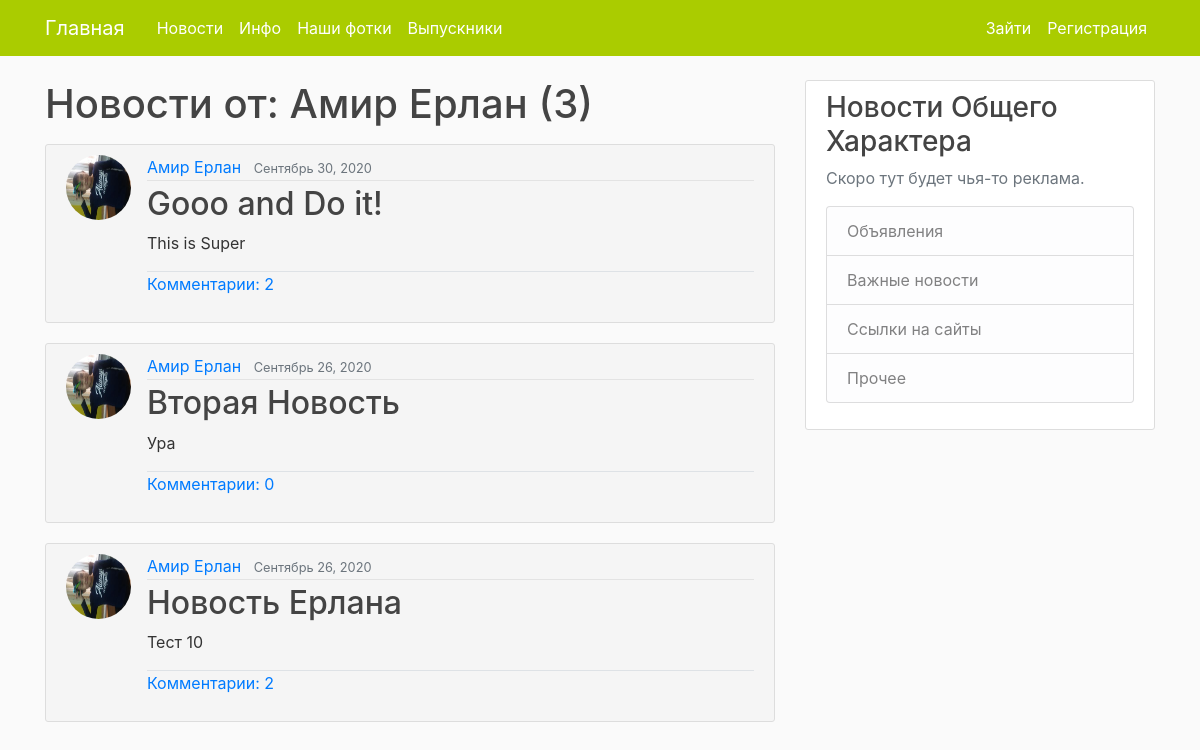
Before: /user/Амир_Ерлан with the older database file.
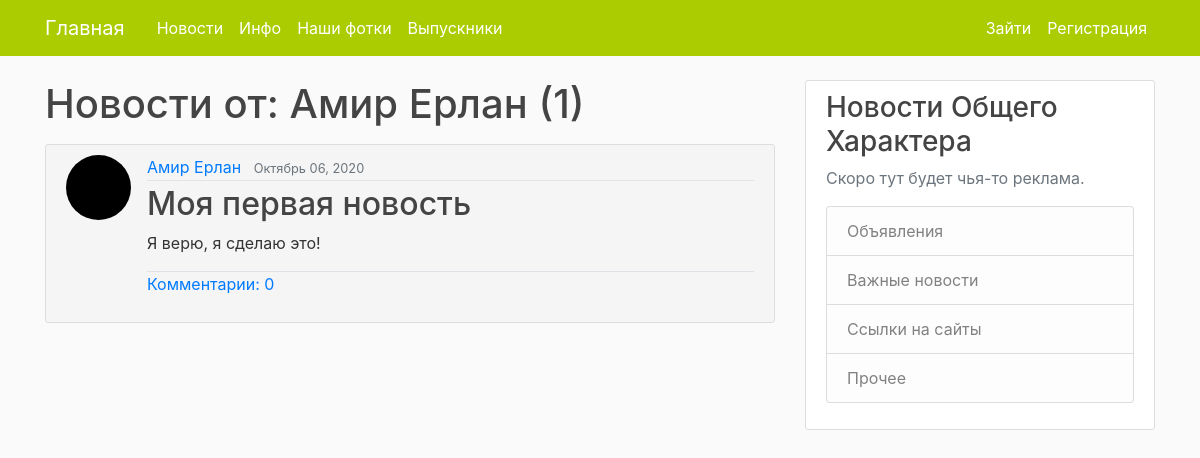
After: the same page with the newer database file.
### BlogApp/models.py (models this page shows, shortened)
class Post(models.Model):
    title = models.CharField('Заголовок', max_length=100)
    content = models.TextField('Содержание')
    date_posted = models.DateTimeField(default=timezone.now)
    author = models.ForeignKey(User, on_delete=models.CASCADE)

### users/models.py (models this page shows, shortened)
class Profile(models.Model):
    user = models.OneToOneField(User, on_delete=models.CASCADE)
    image = models.ImageField(default="default.jpg", upload_to="profile_pics")
    nickname = models.CharField(max_length=100, null=True, blank=True)
    birthday = models.DateField(null=True, blank=True)
    cap = models.BooleanField(null=True, blank=True)
    left = models.IntegerField(null=True, blank=True)
    upper = models.IntegerField(null=True, blank=True)
    right = models.IntegerField(null=True, blank=True)
    lower = models.IntegerField(null=True, blank=True)

### BlogApp/views.py (the view)
# urls.py: path('user/<str:username>', UserPostListView.as_view(), name="user-posts"),
class UserPostListView(ListView):
    model = Post
    template_name = "BlogApp/user_posts.html" # <app>/<model>_<viewtype>.html
    context_object_name = "posts"
    paginate_by = 5
    def get_queryset(self):
        user = get_object_or_404(User, username=self.kwargs.get("username"))
        return Post.objects.filter(author=user).order_by("-date_posted")

### users/templatetags/name_filter.py (called while the page is built)
@register.filter(name='cutter')
@stringfilter
def cutter(value):
    return value.replace('_', ' ')

### BlogApp/templates/BlogApp/user_posts.html (shortened to what this page needs)
{% extends "BlogApp/base.html" %}
{% load name_filter %}
{% block content %}
    <h1 class="mb-3">Новости от: {{ view.kwargs.username|cutter }} ({{ page_obj.paginator.count }})</h1>
    {% for post in posts %}
            <article class="media content-section" style="background-color:#f5f5f5;">
                <img class="rounded-circle article-img" src="{{ post.author.profile.image.url }}">
              <div class="media-body">
                <div class="article-metadata">
                  <a class="mr-2" href="{% url 'user-posts' post.author.username %}">{{ post.author|cutter }}</a>
                  <small class="text-muted">{{ post.date_posted|date:"F d, Y" }}</small>
                </div>
                <h2><a class="article-title" href="{% url 'post-detail' post.id %}">{{ post.title }}</a></h2>
                <p class="article-content">{{ post.content }}</p>
                <p class="article-content border-top"><a href="{% url 'post-detail' post.id %}">Комментарии: {{ post.commentsonpost_set.count }}</a></p>
              </div>
            </article>
    {% endfor %}
{% endblock content %}

Changed rows visible on the page:
removed Post: author.profile.image (picture), author "Амир Ерлан", date_posted "Сентябрь 30, 2020", title "Gooo and Do it!", content "This is Super", commentsonpost_set.count "2"
removed Post: author.profile.image (picture), author "Амир Ерлан", date_posted "Сентябрь 26, 2020", title "Вторая Новость", content "Ура", commentsonpost_set.count "0"
removed Post: author.profile.image (picture), author "Амир Ерлан", date_posted "Сентябрь 26, 2020", title "Новость Ерлана", content "Тест 10", commentsonpost_set.count "2"
now on this page (row edited): Post: author.profile.image (picture), author "Амир Ерлан", date_posted "Октябрь 06, 2020", title "Моя первая новость", content "Я верю, я сделаю это!", commentsonpost_set.count "0"
Other visible differences:
{{ page_obj.paginator.count }}: "3" → "1"
